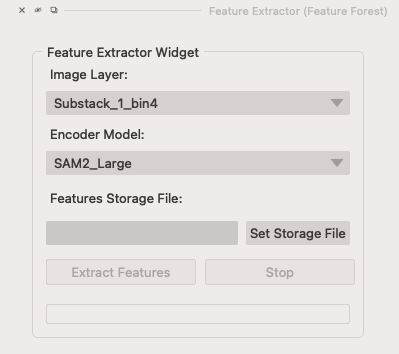
#> input picture assets/extractor_1.png, 399 x 354 px
$ python -i postprocess.py   (imports and definitions only)   (older library calls are emulated)
#> lines starting #> are read from the running program, lines starting #| are printed output that depends on the picture
### src/featureforest/postprocess/mean_curvature.py
import numpy as np
import cv2


# [11 lines left out: function apply_threshold, not called in this run]


def get_mean_curvature(input_image: np.ndarray) -> np.ndarray:
    """Returns the mean curvature of the input image.

    Args:
        input_img (np.ndarray): 2D input image

    Returns:
        np.ndarray: smoothed output image (float32)
    """
    # make float copy of the input
    output_image = input_image.copy().astype(np.float32)
    # pad image so the algorithm can be applied to the edges too.
    padded = np.pad(output_image, 1, mode="edge")
    num_rows, num_cols = padded.shape
    # for each column there are right and left columns
    right_indices = np.arange(2, num_cols)
    left_indices = np.arange(0, num_cols - 2)
    # for each row there are top and bottom rows
    top_indices = np.arange(0, num_rows - 2)
    bottom_indices = np.arange(2, num_rows)
    # calculate differences on original image(not padded),
    # so we use (1:-1) to ignore pads.
    # dx: RIGHT(pix) - LEFT(pix)
    dx = padded[1:-1, right_indices] - padded[1:-1, left_indices]
    dx2 = np.power(dx, 2)
    # dy: BOTTOM(pix) - TOP(pix)
    dy = padded[bottom_indices, 1:-1] - padded[top_indices, 1:-1]
    dy2 = np.power(dy, 2)
    # second order differences
    # dxx: RIGHT(pix) + LEFT(pix) - 2 * pix
    dxx = padded[1:-1, right_indices] + padded[1:-1, left_indices] - 2 * output_image
    # dyy: BOTTOM(pix) + TOP(pix) - 2 * pix
    dyy = padded[bottom_indices, 1:-1] + padded[top_indices, 1:-1] - 2 * output_image

    # diagonal neighbors
    dxy = 0.25 * (
        # BOTTOM-RIGHT(pix) - TOP-RIGHT(pix) - BOTTOM-LEFT(pix) + TOP-LEFT(pix)
        padded[2:, 2:] - padded[:-2, 2:] - padded[2:, :-2] + padded[:-2, :-2]
    )
    # mean curvature
    magnitudes = np.sqrt(dx2 + dy2)  # as coefficient of mean curvature
    numerator = dx2 * dyy + dy2 * dxx - 2 * dx * dy * dxy
    denom = np.sqrt(np.power(dx2 + dy2, 3))
    denom[denom == 0] = 1  # to handle zero division
    mean_curvatures = numerator / denom
    output_image += 0.25 * magnitudes * mean_curvatures

    return output_image


def mean_curvature_smoothing(
    input_image: np.ndarray, num_iterations: int = 1
) -> np.ndarray:
    """Smooth the input image by applying mean curvature algorithm in iterations.

    Args:
        input_image (np.ndarray): @d input image
        num_iterations (int, optional): number of smoothing iterations. Defaults to 1.

    Returns:
        np.ndarray: smoothed output image (uint8)
    """
    output_image = get_mean_curvature(input_image)
    for _ in range(num_iterations - 1):
        output_image = get_mean_curvature(output_image)
    # scale image in [0, 255]
    output_image = (output_image - output_image.min()) * (
        255 / (output_image.max() - output_image.min())
    )
    output_image = output_image.astype(np.uint8)
    # apply a threshold to get the final mask
    output_image = apply_threshold(output_image)

    return output_image

### src/featureforest/postprocess/postprocess.py
import numpy as np
import cv2

from .mean_curvature import mean_curvature_smoothing


def postprocess_label_mask(
    bin_image: np.ndarray,
    smoothing_iterations: int,
    area_threshold: int,
    area_is_abs: bool
) -> np.ndarray:
    """Post-process a binary mask image (of a class label)

    Args:
        bin_image (np.ndarray): input mask image
        smoothing_iterations (int): number of smoothing iterations
        area_threshold (int): threshold to remove small regions
        area_is_abs (bool): False if the threshold is a percentage

    Returns:
        np.ndarray: post-processed mask image
    """
    # image morphology: trying to close small holes
    elipse = cv2.getStructuringElement(cv2.MORPH_ELLIPSE, (3, 3))
    smoothed_mask = cv2.morphologyEx(bin_image, cv2.MORPH_DILATE, elipse, iterations=2)
    smoothed_mask = cv2.morphologyEx(smoothed_mask, cv2.MORPH_ERODE, elipse, iterations=2)
    # iterative mean curvature smoothing
    smoothed_mask = mean_curvature_smoothing(smoothed_mask, smoothing_iterations)

    # remove regions with small areas
    # stats: left, top, height, width, area
    num_labels, labels, stats, centroids = cv2.connectedComponentsWithStats(
        smoothed_mask, connectivity=8, ltype=cv2.CV_32S
    )
    # if there is only background or only one region plus bg:
    # num_labels = 1 -> only bg
    # num_labels = 2 -> only one region
    if num_labels < 3:
        return smoothed_mask

    # get not background areas (not 0)
    areas = stats[1:, -1]
    # if given threshold is a percentage then get corresponding area value
    if not area_is_abs:
        if area_threshold > 100:
            area_threshold = 100
        area_threshold = np.percentile(areas, area_threshold)
    # eliminate small regions
    small_parts = np.argwhere(stats[:, -1] <= area_threshold)
    smoothed_mask[np.isin(labels, small_parts)] = 0

    return smoothed_mask


def postprocess(
    segmentation_image: np.ndarray,
    smoothing_iterations: int = 25,
    area_threshold: int = 15,
    area_is_abs: bool = False
) -> np.ndarray:
    """Post-process a segmentation image mask containing multiple classes.

    Args:
        segmentation_image (np.ndarray): input segmentation image
        smoothing_iterations (int, optional): number of smoothing iterations.
        Defaults to 25.
        area_threshold (int, optional): threshold to remove small regions.
        Defaults to 15.
        area_is_abs (bool, optional): False if the threshold is a percentage.
        Defaults to False.

    Returns:
        np.ndarray: post-processed segmentation image
    """
    final_mask = np.zeros_like(segmentation_image, dtype=np.uint8)
    # postprocessing gets done for each label's mask separately.
    class_labels = [c for c in np.unique(segmentation_image) if c > 0]
    for label in class_labels:
        # make a binary image for the label
        bin_image = (segmentation_image == label).astype(np.uint8) * 255
        processed_mask = postprocess_label_mask(
            bin_image, smoothing_iterations, area_threshold, area_is_abs
        )
        # put the processed image into final result image
        final_mask[processed_mask == 255] = label

    return final_mask


# [48 lines left out: functions process_similarity_matrix, get_furthest_point_from_edge, generate_mask_prompts, not called in this run]

>>> import cv2
>>> picture = cv2.imread('../../../assets/extractor_1.png')
#> picture is the input picture: shape (354, 399, 3); mean B, G, R 224.1, 226, 230.3
>>> result = postprocess(picture)
#> in postprocess, `class_labels = [c for c in np.unique(segmentation_image) if c > 0]`: class_labels = 183 values from 57 to 239
#> the loop in postprocess, `for label in class_labels:` made 1 pass
#> (label, elipse in postprocess_label_mask) on pass 1: (57, [[0, 1, 0], [1, 1, 1], [0, 1, 0]])
#> pass 1, in postprocess, `bin_image = (segmentation_image == label).astype(np.uint8) * 255`:
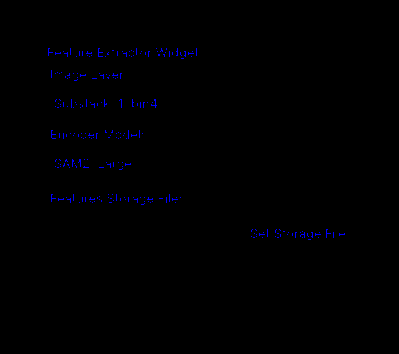
#> bin_image: shape (354, 399, 3); mean B, G, R 1.6, 0, 0
#> pass 1, in postprocess_label_mask, `smoothed_mask = cv2.morphologyEx(bin_image, cv2.MORPH_DILATE, elipse, ..`:
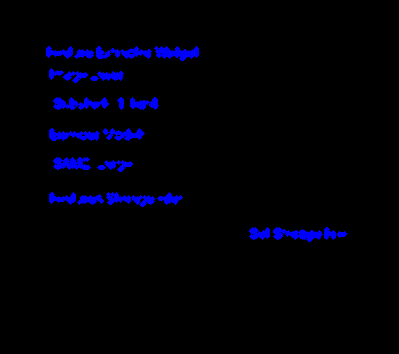
#> smoothed_mask: shape (354, 399, 3); mean B, G, R 9.2, 0, 0
#> after the loop in postprocess, `for label in class_labels:`: final_mask: shape (354, 399, 3); every value is 0
#> (the run stopped early here; a loop or call above may not have finished)

$ run again, on assets/segmentation_1.png
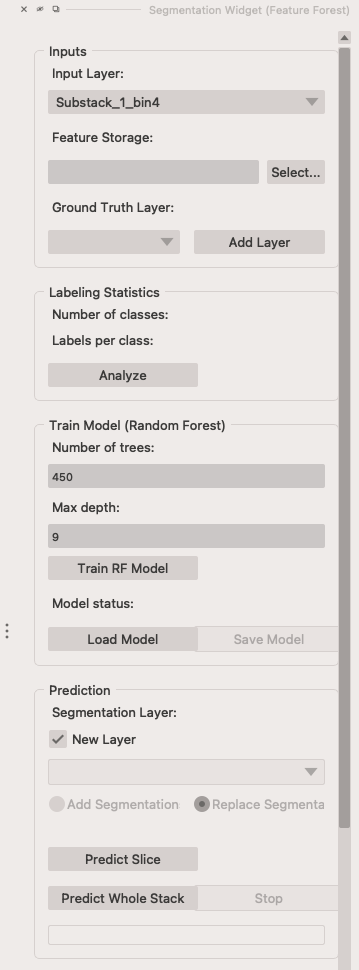
#> input picture assets/segmentation_1.png, 359 x 970 px
#> picture is the input picture: shape (970, 359, 3); mean B, G, R 221.9, 223.8, 228
#> class_labels = 183 values from 57 to 239
#> the loop in postprocess, `for label in class_labels:` made 1 pass
#> (label, elipse in postprocess_label_mask) on pass 1: (57, [[0, 1, 0], [1, 1, 1], [0, 1, 0]])
#> pass 1, in postprocess, `bin_image = (segmentation_image == label).astype(np.uint8) * 255`:
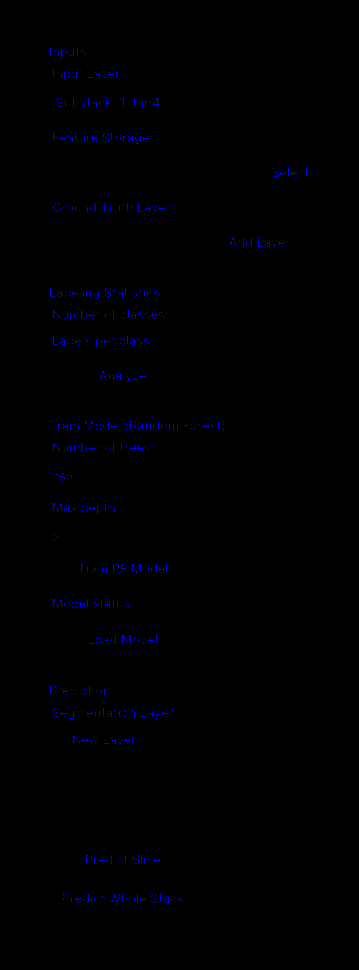
#> bin_image: shape (970, 359, 3); mean B, G, R 1.7, 0, 0
#> pass 1, in postprocess_label_mask, `smoothed_mask = cv2.morphologyEx(bin_image, cv2.MORPH_DILATE, elipse, ..`:
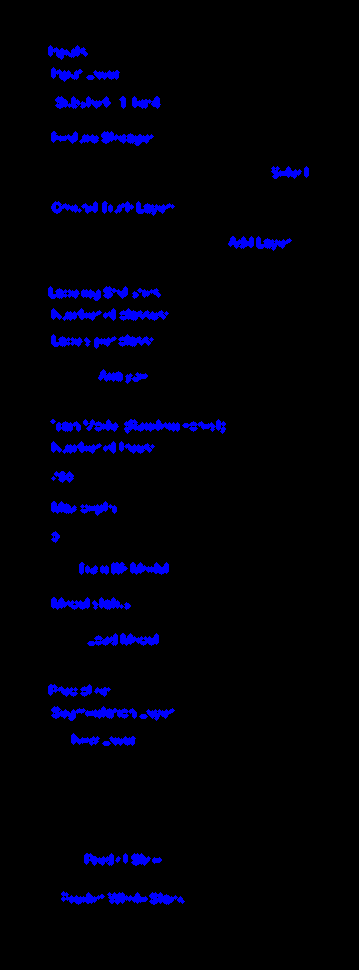
#> smoothed_mask: shape (970, 359, 3); mean B, G, R 10, 0, 0
